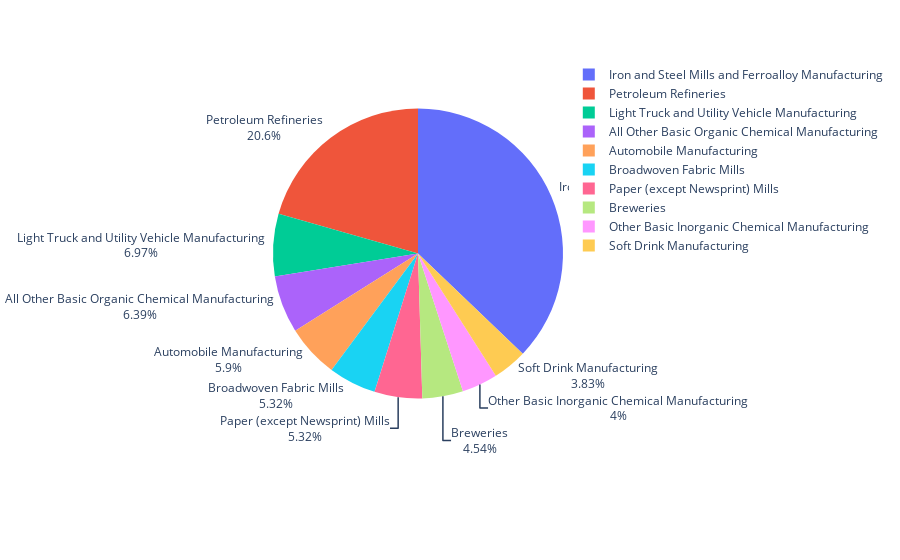
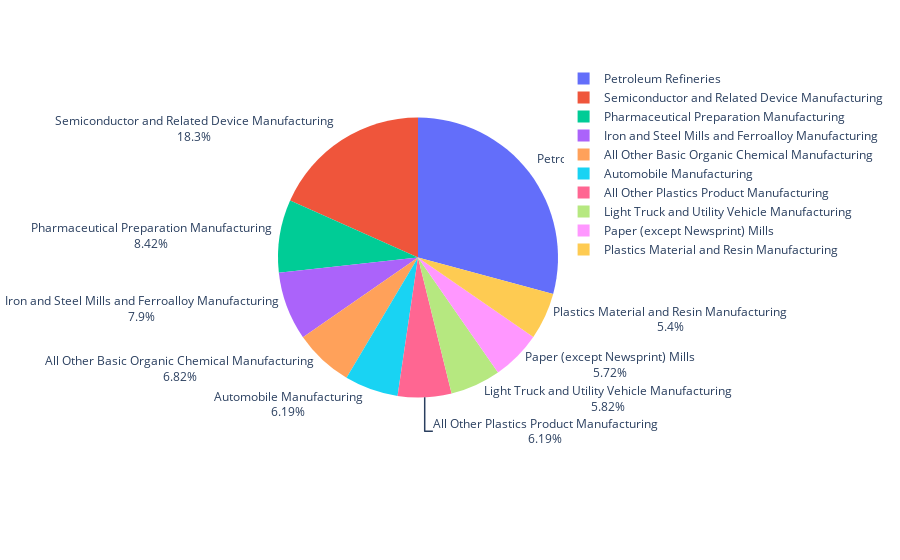

Notebook cell for these charts, in order:
### Code cell
import plotly.express as px

fig1 = px.pie(
    top_1960, values='cap', names='naics_title',
    labels={
        'cap':'Total Real Capital Stock ($M)',
        'naics_title':'Industry'})
fig1.update_traces(textposition='outside', textinfo='percent+label')
fig1.show()

fig2 = px.pie(
    top_2016, values='cap', names='naics_title',
    labels={
        'cap':'Total Real Capital Stock ($M)',
        'naics_title':'Industry'})
fig2.update_traces(textposition='outside', textinfo='percent+label')
fig2.show()

### Figure 1 — Plotly figure (JSON) as saved in the notebook; plotly's stock layout.template omitted (floating-point values rounded to 4 significant figures)
{"data": [{"domain": {"x": [0, 1], "y": [0, 1]}, "hovertemplate": "Industry=%{label}<br>Total Real Capital Stock ($M)=%{value}<extra></extra>", "labels": ["Iron and Steel Mills and Ferroalloy Manufacturing", "Petroleum Refineries", "Light Truck and Utility Vehicle Manufacturing", "All Other Basic Organic Chemical Manufacturing", "Automobile Manufacturing", "Broadwoven Fabric Mills", "Paper (except Newsprint) Mills", "Breweries", "Other Basic Inorganic Chemical Manufacturing", "Soft Drink Manufacturing"], "legendgroup": "", "name": "", "showlegend": true, "textinfo": "percent+label", "textposition": "outside", "type": "pie", "values": [94740.0, 52470.0, 17774, 16290.0, 15048, 13570.0, 13570.0, 11586, 10210.0, 9771.0]}], "layout": {"legend": {"tracegroupgap": 0}, "margin": {"t": 60}}}

### Figure 2 — Plotly figure (JSON) as saved in the notebook; plotly's stock layout.template omitted (floating-point values rounded to 4 significant figures)
{"data": [{"domain": {"x": [0, 1], "y": [0, 1]}, "hovertemplate": "Industry=%{label}<br>Total Real Capital Stock ($M)=%{value}<extra></extra>", "labels": ["Petroleum Refineries", "Semiconductor and Related Device Manufacturing", "Pharmaceutical Preparation Manufacturing", "Iron and Steel Mills and Ferroalloy Manufacturing", "All Other Basic Organic Chemical Manufacturing", "Automobile Manufacturing", "All Other Plastics Product Manufacturing", "Light Truck and Utility Vehicle Manufacturing", "Paper (except Newsprint) Mills", "Plastics Material and Resin Manufacturing"], "legendgroup": "", "name": "", "showlegend": true, "textinfo": "percent+label", "textposition": "outside", "type": "pie", "values": [191500.0, 120200.0, 55221, 51820.0, 44720.0, 40620.0, 40620.0, 38180.0, 37540.0, 35430.0]}], "layout": {"legend": {"tracegroupgap": 0}, "margin": {"t": 60}}}
